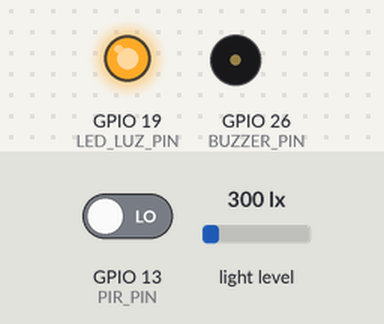
Simulated run of this program. Board: ESP32. On the bench: output pins drawn as LEDs (lit = HIGH), buzzer (waves = sounding). The inputs (shaded band) are chosen by the test bench; at power-on: GPIO 13 (PIR_PIN) LOW, light level 300 lx. WiFi joins after 1.5 s; servers stay silent unless stated; uploads are accepted with an empty reply; no MQTT or app messages arrive unless stated; what the program prints to the serial monitor is not drawn.

Above: at 4.4 s.
4.5 s: GPIO 13 (PIR_PIN) driven HIGH
At 4.58 s:
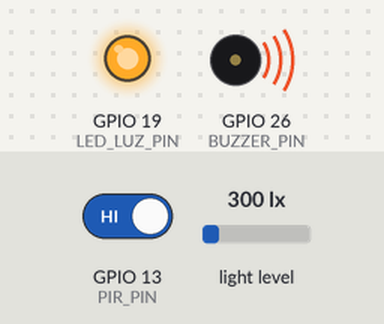
6.1 s: light level set to 45 lx
8.7 s: light level set to 35 lx
At 10.6 s:
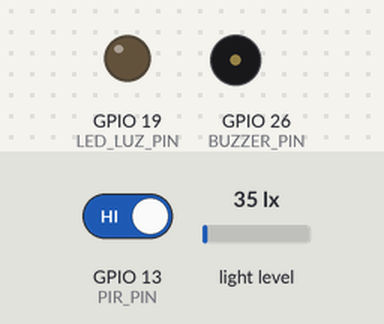
11.0 s: light level set to 53 lx
12.7 s: light level set to 66 lx
At 14.7 s:
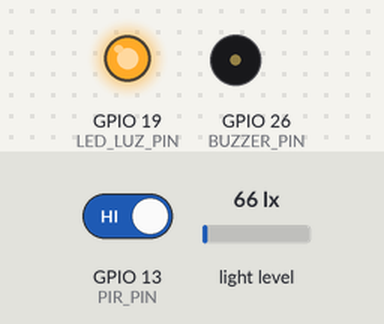
15.0 s: light level set to 40 lx
At 16.7 s:
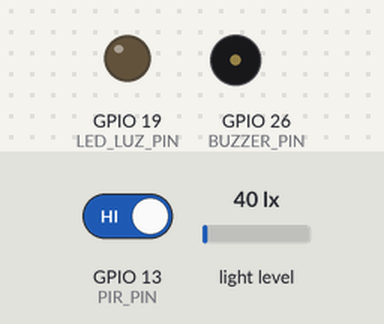
Timing chart, 0 to 18.0 s (numbered marks = the images above; inputs shaded):
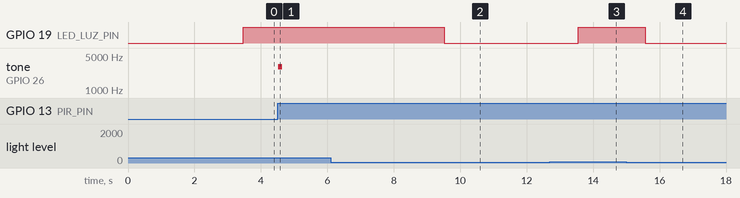

The program:

main.cpp
```cpp
#include <Arduino.h>
#include <WiFi.h>
#include <PubSubClient.h>
#include <HTTPClient.h>
#include <ArduinoJson.h>

// ======== LED de estado da luz ========
const int LED_LUZ_PIN = 19;     // use 25/27/32/33 para LED externo
const bool LED_ATIVO_ALTO = true; // true: HIGH acende | false: LOW acende

// ----- LUZ (BH1750) -----
#include <Wire.h>
#include <BH1750.h>

BH1750 lightMeter(0x23);             // 0x23 (ADDR em GND/desconectado) | 0x5C (ADDR em 3V3)
const char* mqtt_topic_lux     = "grupothales/lux";
const char* mqtt_topic_luzflag = "grupothales/luz";   // ON/OFF

unsigned long lastLuxMs = 0;
const unsigned long LUX_INTERVAL_MS = 2000; // lê a cada 2s

// Histerese simples (ajuste conforme o ambiente)
const float LUX_ON  = 60.0;  // acima disso: consideramos “luz ligada”
const float LUX_OFF = 40.0;  // abaixo disso: consideramos “luz desligada”
bool luzLigada = false;

// ======== SENSOR ========
const int PIR_PIN = 13;
int lastState = LOW;
bool sensorEnabled = true; // controlado pelo Flask

// ======== BUZZER (ajuste aqui) ========
const int  BUZZER_PIN = 26;

// Se seu buzzer precisa de PWM para tocar (passivo) → true.
// Se ele toca sozinho com nível lógico (ativo) → false.
const bool BUZZER_PASSIVO = true;

// Só usado para buzzer ATIVO:
// true  = buzzer toca quando pino está HIGH (GPIO → + lado do buzzer)
// false = buzzer toca quando pino está LOW  (GPIO → lado GND do buzzer)
const bool BUZZER_ATIVO_NIVEL_ALTO = false;

// PWM para buzzer PASSIVO (volume baixo)
const int  BUZZER_CH   = 0;
const int  BUZZER_BITS = 10;
const int  BUZZER_DUTY_SOFT = 60;   // ~6% duty

// ======== CONFIG Wi-Fi ========
const char* ssid     = "AMF-CORP";
const char* password = "@MF$4515";

// ======== CONFIG MQTT ========
const char* mqtt_server = "test.mosquitto.org";
const int   mqtt_port   = 1883;
const char* mqtt_topic  = "grupothales/teste";

// ======== CONFIG FLASK (API externa) ========
const char* FLASK_BASE = "http://192.168.64.91:5000"; // << TROQUE pelo IP do PC com Flask

WiFiClient espClient;
PubSubClient client(espClient);

// ---- helper p/ imprimir o estado do MQTT
const char* mqttStateStr(int s) {
  switch (s) {
    case -4: return "MQTT_CONNECTION_TIMEOUT";
    case -3: return "MQTT_CONNECTION_LOST";
    case -2: return "MQTT_CONNECT_FAILED";
    case -1: return "MQTT_DISCONNECTED";
    case  0: return "MQTT_CONNECTED";
    case  1: return "MQTT_CONNECT_BAD_PROTOCOL";
    case  2: return "MQTT_CONNECT_BAD_CLIENT_ID";
    case  3: return "MQTT_CONNECT_UNAVAILABLE";
    case  4: return "MQTT_CONNECT_BAD_CREDENTIALS";
    case  5: return "MQTT_CONNECT_UNAUTHORIZED";
    default: return "MQTT_UNKNOWN";
  }
}

// ======== Wi-Fi ========
void setup_wifi() {
  Serial.println("[WiFi] Conectando-se à rede...");
  WiFi.begin(ssid, password);
  while (WiFi.status() != WL_CONNECTED) {
    Serial.print(".");
    delay(500);
  }
  Serial.println("\n[WiFi] Conectado!");
  Serial.print("[WiFi] IP: "); Serial.println(WiFi.localIP());
}

// ======== MQTT ========
void reconnect() {
  static unsigned long tentativas = 0;
  while (!client.connected()) {
    tentativas++;
    Serial.printf("[MQTT] Tentando conectar em %s:%d (tentativa #%lu)...\n",
                  mqtt_server, mqtt_port, tentativas);
    String clientId = "ESP32Client-" + String((uint32_t)ESP.getEfuseMac(), HEX);
    if (client.connect(clientId.c_str())) {
      Serial.printf("[MQTT] Conectado! clientId=%s\n", clientId.c_str());
      bool ok = client.publish(mqtt_topic, "HELLO (boot/reconnect)");
      Serial.printf("[MQTT] Publish HELLO → %s\n", ok ? "OK" : "FALHOU");
    } else {
      int st = client.state();
      Serial.printf("[MQTT] Falha. state=%d (%s). Aguardando 2s...\n",
                    st, mqttStateStr(st));
      delay(2000);
    }
  }
}

// ======== BUZZER: liga/desliga com segurança ========
// Desliga SEMPRE: alta impedância (evita afundar/fornecer corrente por engano)
void buzzer_off() {
  if (BUZZER_PASSIVO) {
    ledcWrite(BUZZER_CH, 0);
    ledcWriteTone(BUZZER_CH, 0);
    ledcDetachPin(BUZZER_PIN);
  }
  pinMode(BUZZER_PIN, INPUT); // alta impedância = mudo em qualquer fiação
}

// Bipe curto e baixo
void buzzer_beep(int freq_hz = 3000, int dur_ms = 120) {
  if (BUZZER_PASSIVO) {
    ledcSetup(BUZZER_CH, freq_hz, BUZZER_BITS);
    ledcAttachPin(BUZZER_PIN, BUZZER_CH);
    ledcWrite(BUZZER_CH, BUZZER_DUTY_SOFT);
    delay(dur_ms);
    buzzer_off();
  } else {
    pinMode(BUZZER_PIN, OUTPUT);
    int nivelAtivo   = BUZZER_ATIVO_NIVEL_ALTO ? HIGH : LOW;
    digitalWrite(BUZZER_PIN, nivelAtivo);
    delay(dur_ms);
    pinMode(BUZZER_PIN, INPUT); // alta-Z para silêncio total
  }
}

// ======== HTTP → Flask ========
bool http_post_event(const char* type, const char* detail) {
  if (WiFi.status() != WL_CONNECTED) return false;
  HTTPClient http;
  String url = String(FLASK_BASE) + "/api/events";
  http.begin(url);
  http.addHeader("Content-Type", "application/json");

  StaticJsonDocument<256> doc;
  doc["device_id"] = WiFi.macAddress();
  doc["type"] = type;
  if (detail) doc["detail"] = detail;
  // Se quiser enviar timestamp do ESP: doc["ts"] = "2025-09-19T23:59:00Z";

  String payload; serializeJson(doc, payload);
  int code = http.POST(payload);
  http.end();
  Serial.printf("[HTTP] POST /api/events (%d)\n", code);
  return code >= 200 && code < 300;
}

bool fetch_sensor_enabled(bool &outEnabled) {
  if (WiFi.status() != WL_CONNECTED) return false;
  HTTPClient http;
  String url = String(FLASK_BASE) + "/api/sensor-state";
  http.begin(url);
  int code = http.GET();
  bool ok = false;
  if (code == 200) {
    StaticJsonDocument<128> doc;
    DeserializationError err = deserializeJson(doc, http.getString());
    if (!err && doc.containsKey("enabled")) {
      outEnabled = doc["enabled"];
      ok = true;
    }
  }
  http.end();
  Serial.printf("[HTTP] GET /api/sensor-state (%d) -> %s\n", code, ok ? "OK" : "FAIL");
  return ok;
}

void setup() {
  pinMode(LED_LUZ_PIN, OUTPUT);
  digitalWrite(LED_LUZ_PIN, LED_ATIVO_ALTO ? LOW : HIGH); // começa apagado
  Wire.begin(21, 22);
  if (lightMeter.begin(BH1750::CONTINUOUS_HIGH_RES_MODE)) {
    Serial.println("[BH1750] OK");
  } else {
    Serial.println("[BH1750] ERRO ao iniciar (confira ligacoes/endereco)");
  }
  Serial.begin(115200);
  pinMode(PIR_PIN, INPUT);

  // Buzzer inicia mudo
  buzzer_off();

  delay(1500);
  Serial.println("Iniciando sensor de presenca...");

  setup_wifi();
  client.setServer(mqtt_server, mqtt_port);

  // sincroniza estado inicial com o Flask
  bool en;
  if (fetch_sensor_enabled(en)) {
    sensorEnabled = en;
  }
  Serial.printf("[SENSOR] Estado inicial: %s\n", sensorEnabled ? "ATIVO" : "INATIVO");
}

void loop() {
  // Reconnect Wi-Fi se cair
  if (WiFi.status() != WL_CONNECTED) {
    Serial.println("[WiFi] Desconectado. Re-conectando...");
    setup_wifi();
  }

  // Garante conexão MQTT
  if (!client.connected()) reconnect();
  client.loop();

// ======== LUZ: ler BH1750 e decidir se ligou/desligou ========
if (millis() - lastLuxMs >= LUX_INTERVAL_MS) {
  lastLuxMs = millis();
  float lux = lightMeter.readLightLevel();

  if (lux < 0 || isnan(lux)) {
    Serial.println("[BH1750] leitura invalida");
  } else {
    // Log e publish do valor
    char buf[32]; snprintf(buf, sizeof(buf), "%.2f", lux);
    Serial.printf("[BH1750] %.2f lux\n", lux);
    client.publish(mqtt_topic_lux, buf, true); // retain opcional

    // IF simples com histerese mínima:
    // Quando ligar a luz:
    if (!luzLigada && lux >= LUX_ON) {
      luzLigada = true;
      Serial.println("[LUZ] Ligada (detecao por lux)");
      client.publish(mqtt_topic_luzflag, "ON", true);
      http_post_event("light", "ON"); // se estiver usando Flask
      digitalWrite(LED_LUZ_PIN, LED_ATIVO_ALTO ? HIGH : LOW);   // ACENDE LED
    }
    // Quando desligar a luz:
    else if (luzLigada && lux <= LUX_OFF) {
      luzLigada = false;
      Serial.println("[LUZ] Desligada (detecao por lux)");
      client.publish(mqtt_topic_luzflag, "OFF", true);
      http_post_event("light", "OFF");
      digitalWrite(LED_LUZ_PIN, LED_ATIVO_ALTO ? LOW : HIGH);   // APAGA LED
    }
  }
}

  // puxa estado do sensor do Flask a cada 3s
  static uint32_t lastFetch = 0;
  if (millis() - lastFetch > 3000) {
    lastFetch = millis();
    bool en;
    if (fetch_sensor_enabled(en)) {
      if (en != sensorEnabled) {
        sensorEnabled = en;
        Serial.printf("[SENSOR] Novo estado: %s\n", sensorEnabled ? "ATIVO" : "INATIVO");
      }
    }
  }

  // Borda de subida -> bip + publish + enviar para Flask
  if (sensorEnabled) {
    int s = digitalRead(PIR_PIN);
    if (s != lastState) {
      lastState = s;
      if (s == HIGH) {
        Serial.println("[DETECCAO] Movimento!");
        buzzer_beep(3000, 120);  // bip único e baixo
        bool okM = client.publish(mqtt_topic, "DETECCAO Movimento!");
        Serial.printf("[MQTT] Publish '%s' → %s\n", mqtt_topic, okM ? "OK" : "FALHOU");
        http_post_event("motion", "detected"); // grava no Flask
      } else {
        Serial.println("[OK] Sem movimento.");
        buzzer_off();            // silêncio absoluto
        // Se quiser registrar "idle" no Flask, descomente:
        // http_post_event("motion", "idle");
      }
    }
  }

  delay(50);
}
```

Measured:
- the behaviour switches between 41 and 40 lx on light level (found by bisection; images 1 and 2)
- the behaviour switches between 59 and 60 lx on light level (found by bisection; images 2 and 3)
- after the input at 4.5 s, tone on GPIO 26 (BUZZER_PIN): silent → 3000 Hz at once, → silent 0.12 s later
- after the input at 6.1 s, every drawn part: stays the same
- after the input at 8.7 s, GPIO 19 (LED_LUZ_PIN): HIGH → LOW after 0.83 s
- after the input at 11.0 s, every drawn part: stays the same
- after the input at 12.7 s, GPIO 19 (LED_LUZ_PIN): LOW → HIGH after 0.85 s
- after the input at 15.0 s, GPIO 19 (LED_LUZ_PIN): HIGH → LOW after 0.57 s
